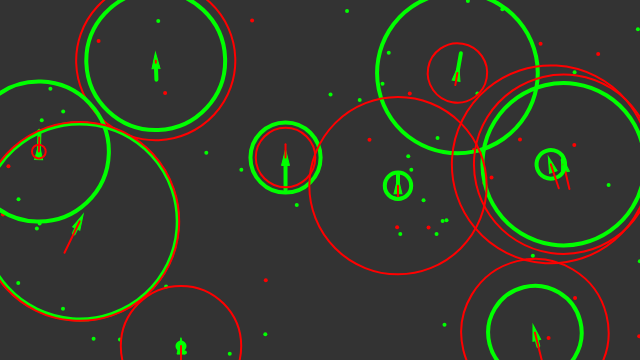
Frame 1 (no input)
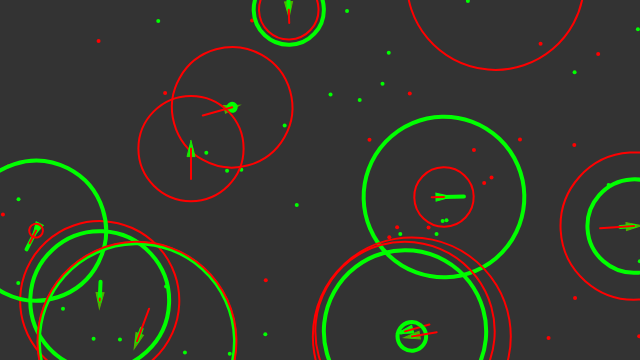
Frame 60 (no input)
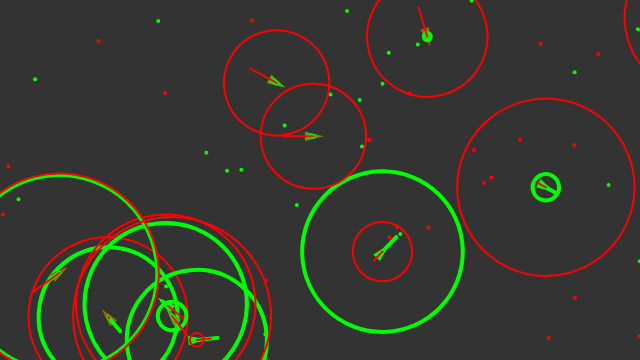
Frame 120 (the mouse pressed at the canvas centre since frame 60)

The p5.js sketch that drew these frames (run headless with seeded random() and noise() and a simulated clock; from frame 60 on, the mouse is pressed at the canvas centre):

// p5.js sketch
// ── sketch.js
// The Nature of Code
// Daniel Shiffman
// http://natureofcode.com

// Seeking "vehicle" follows the mouse position

// Implements Craig Reynold's autonomous steering behaviors
// One vehicle "seeks"
// See: http://www.red3d.com/cwr/

let vehicles = [];
let food = [];
let poison = [];
let checkDebug;

function setup() {
  createCanvas(640, 360);

  checkDebug = createCheckbox('Debug', true);

  for (var i = 0; i < 10; i++) {
    vehicles.push(new Vehicle(random(width), random(height)));
  }
  for (var i = 0; i < 40; i++) {
    food.push(createVector(random(width), random(height)));
  }
  for (var i = 0; i < 20; i++) {
    poison.push(createVector(random(width), random(height)));
  }
}

function draw() {
  background(51);

  noStroke();

  if (random(1) < 0.05) {
    food.push(createVector(random(width), random(height)));
  }
  if (random(1) < 0.01) {
    poison.push(createVector(random(width), random(height)));
  }

  // Green Food
  fill(0, 255, 0);
  food.forEach(f => {
    ellipse(f.x, f.y, 4);
  });

  // Red Poison
  fill(255, 0, 0);
  poison.forEach(p => {
    ellipse(p.x, p.y, 4);
  });

  var debug = checkDebug.checked();

  var newVehicles = [];
  vehicles.forEach(v => {
    // Call the appropriate steering behaviors for our agents
    v.behaviours(food, poison);
    v.boundaries();

    //vehicle.seek(target);
    v.update();
    v.display(debug);

    var newVehicle = v.clone();

    if (newVehicle !== null) {
      newVehicles.push(newVehicle);
    }
  });

  newVehicles.forEach(v => vehicles.push(v));

  vehicles.filter(v => v.isDead()).forEach(v => {
    food.push(v.position);
  })
  vehicles = vehicles.filter(v => !v.isDead());
}

function mouseDragged() {
  vehicles.push(new Vehicle(mouseX, mouseY));
}
// ── vehicle.js
// The Nature of Code
// Daniel Shiffman
// http://natureofcode.com

// The "Vehicle" class

const GOOD_ATTRACTION = 0;
const BAD_ATTRACTION = 1;
const GOOD_PERCEPTION = 2;
const BAD_PERCEPTION = 3;
const MUTATION_RATE = 0.1;

function adjustDna(thisDna, parentDna, index, range) {
    thisDna[index] = parentDna[index];
    if (random(1) < MUTATION_RATE) {
        thisDna[index] += random(-range, range);
    }
}

class Vehicle {
    constructor(x, y, dna) {
        this.acceleration = createVector(0, 0);
        this.velocity = createVector(0, -2);
        this.position = createVector(x, y);
        this.r = 4;
        this.maxspeed = 5;
        this.maxforce = 0.5;
        this.health = 1;

        this.dna = [];

        if (dna === undefined) {
            this.dna[GOOD_ATTRACTION] = random(-2, 2);
            this.dna[BAD_ATTRACTION] = random(-2, 2);
            this.dna[GOOD_PERCEPTION] = random(0, 100);
            this.dna[BAD_PERCEPTION] = random(0, 100);
        } else {
            adjustDna(this.dna, dna, GOOD_ATTRACTION, 0.1);
            adjustDna(this.dna, dna, BAD_ATTRACTION, 0.1);
            adjustDna(this.dna, dna, GOOD_PERCEPTION, 10);
            adjustDna(this.dna, dna, BAD_PERCEPTION, 10);
        }
    }

    // Method to update location
    update() {
        // Reduce the health (hunger)
        this.health -= 0.005;

        // Update velocity
        this.velocity.add(this.acceleration);
        // Limit speed
        this.velocity.limit(this.maxspeed);
        this.position.add(this.velocity);
        // Reset accelerationelertion to 0 each cycle
        this.acceleration.mult(0);
    }

    applyForce(force) {
        // We could add mass here if we want A = F / M
        this.acceleration.add(force);
    }

    // Weighting the steering behaviours
    behaviours(good, bad) {
        this.eat(good, 0.3);
        this.eat(bad, -0.75);
        var steerG = this.seekList(good, this.dna[GOOD_PERCEPTION]);
        var steerB = this.seekList(bad, this.dna[BAD_PERCEPTION]);

        steerG.mult(this.dna[GOOD_ATTRACTION]);
        steerB.mult(this.dna[BAD_ATTRACTION]);

        this.applyForce(steerG);
        this.applyForce(steerB);
    }

    seekList(list, perception) {
        var record = Infinity;
        var closest = null;
        list.forEach((l, i) => {
            var d = dist(this.position.x, this.position.y, l.x, l.y);
            if ((d < record) && (d < perception)) {
                record = d;
                closest = l;
            }
        })

        if (closest !== null) {
            return this.seek(closest);
        }

        return createVector();
    }

    eat(list, nutrition) {
        var eaten = [];
        list.forEach((l, i) => {
            var d = dist(this.position.x, this.position.y, l.x, l.y);
            if (d < this.maxspeed) {
                eaten.push(i);
                this.health += nutrition;
            }
        })

        // This is the moment of eating!
        eaten.forEach(i => list.splice(i, 1));
    }

    clone() {
        if (random(1) < 0.001) {
            return new Vehicle(this.position.x+10, this.position.y+10, this.dna);
        } else {
            return null;
        }
    }

    // A method that calculates a steering force towards a target
    // STEER = DESIRED MINUS VELOCITY
    seek(target) {
        var desired = p5.Vector.sub(target, this.position); // A vector pointing from the location to the target

        // Scale to maximum speed
        desired.setMag(this.maxspeed);

        // Steering = Desired minus velocity
        var steer = p5.Vector.sub(desired, this.velocity);
        steer.limit(this.maxforce); // Limit to maximum steering force

        return steer;
    }

    boundaries() {
        var desired = null;
        var d = 25;

        if (this.position.x < d) {
            desired = createVector(this.maxspeed, this.velocity.y);
        } else if (this.position.x > width - d) {
            desired = createVector(-this.maxspeed, this.velocity.y);
        }

        if (this.position.y < d) {
            desired = createVector(this.velocity.x, this.maxspeed);
        } else if (this.position.y > height - d) {
            desired = createVector(this.velocity.x, -this.maxspeed);
        }

        if (desired !== null) {
            desired.normalize();
            desired.mult(this.maxspeed);
            var steer = p5.Vector.sub(desired, this.velocity);
            steer.limit(this.maxforce);
            this.applyForce(steer);
        }
    }

    isDead() {
        return (this.health < 0);
    }

    display(includeDebug) {
        // Draw a triangle rotated in the direction of velocity
        var theta = this.velocity.heading() + PI / 2;
        fill(127);
        stroke(200);
        strokeWeight(1);
        push();
        translate(this.position.x, this.position.y);
        rotate(theta);

        // Fill in health
        var gr = color(0, 255, 0);
        var rd = color(255, 0, 0);
        var col = lerpColor(rd, gr, this.health);

        stroke(col)
        fill(col)
        beginShape();
        vertex(0, -this.r * 2);
        vertex(-this.r, this.r * 2);
        vertex(this.r, this.r * 2);
        endShape(CLOSE);

        if (includeDebug) {
            // Draw debug information
            noFill();
            strokeWeight(4)
            stroke(0, 255, 0);
            line(0, 0, 0, -this.dna[GOOD_ATTRACTION] * 20);
            ellipse(0, 0, this.dna[GOOD_PERCEPTION] * 2);
            
            strokeWeight(2)
            stroke(255, 0, 0);
            line(0, 0, 0, -this.dna[BAD_ATTRACTION] * 20);
            ellipse(0, 0, this.dna[BAD_PERCEPTION] * 2);
        }

        pop();
    }
}
